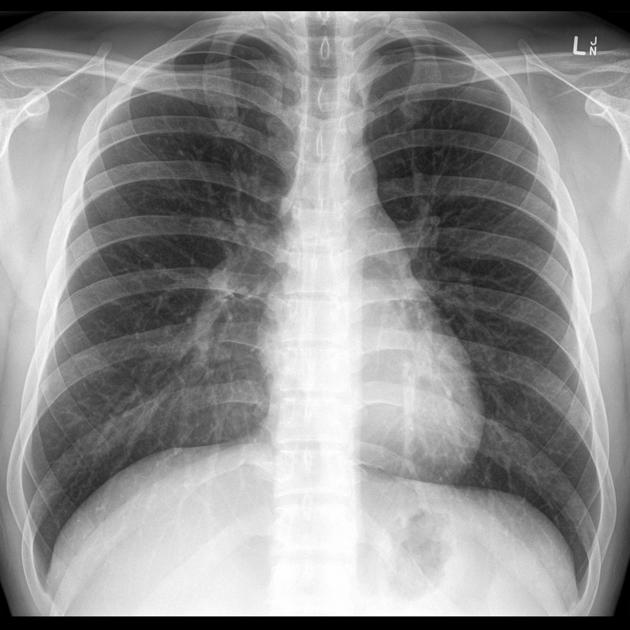
#> input picture PRACTICA 6/TORAX 1.jpg, 630 x 630 px
$ jupyter execute P6_LABPDI.ipynb
#> lines starting #> are read from the running program, lines starting #| are printed output that depends on the picture
<a href="https://colab.research.google.com/github/xXErick9087Xx/LABORATORIO_PDI_FIME/blob/main/PRACTICA%206/P6_LABPDI.ipynb" target="_parent"></a>

[cell 1]
import cv2
import numpy as np
import matplotlib.pyplot as plt
from google.colab import files

# ==============================
# Cargar imágenes
# ==============================
print("Sube la primera imagen")
uploaded1 = files.upload()
#> the answer given: TORAX 1.jpg
img1_name = list(uploaded1.keys())[0]

print("Sube la segunda imagen")
uploaded2 = files.upload()
#> the answer given: TORAX 2.JPG
img2_name = list(uploaded2.keys())[0]

img1 = cv2.imread(img1_name)
#> img1 is the input picture: shape (630, 630, 3); min 0, max 255, mean 141.9
img2 = cv2.imread(img2_name)
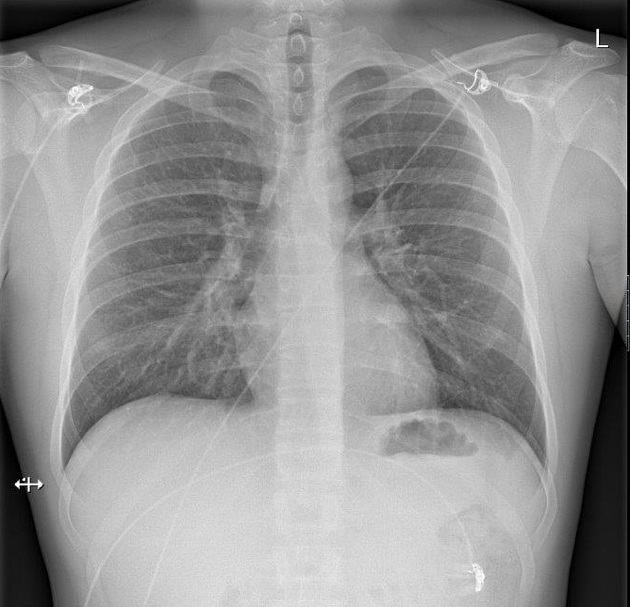
#> input picture PRACTICA 6/TORAX 2.JPG, 630 x 607 px
#> img2 is the input picture: shape (607, 630, 3); mean B, G, R 147.1, 147.1, 147.1

# ==============================
# Convertir a escala de grises
# ==============================
img1_gray = cv2.cvtColor(img1, cv2.COLOR_BGR2GRAY)
img2_gray = cv2.cvtColor(img2, cv2.COLOR_BGR2GRAY)

# ==============================
# Ajustar tamaño si son diferentes
# ==============================
if img1_gray.shape != img2_gray.shape:
    print("Ajustando tamaño de la segunda imagen...")
    img2_gray = cv2.resize(img2_gray, (img1_gray.shape[1], img1_gray.shape[0]))
#> img2_gray: shape (630, 630)

# ==============================
# Suma ponderada
# ==============================
alpha = 0.7  # peso imagen 1
beta = 0.3   # peso imagen 2

suma_ponderada = cv2.addWeighted(img1_gray, alpha, img2_gray, beta, 0)
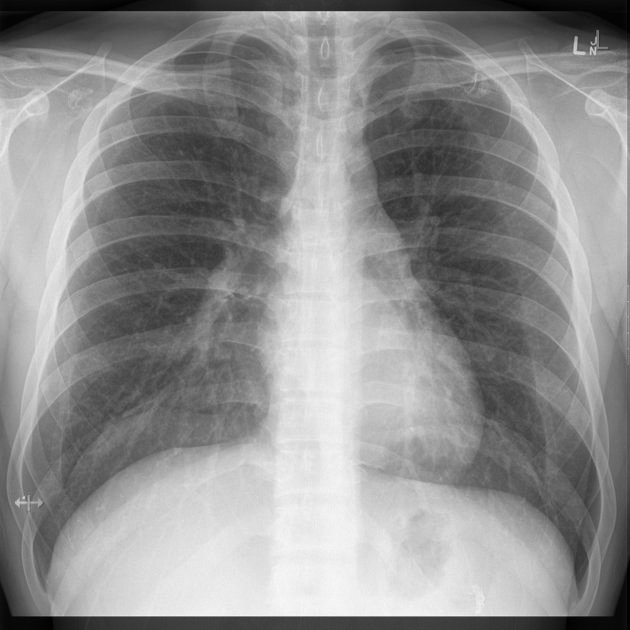
#> suma_ponderada: shape (630, 630); min 0, max 247, mean 143.4

# ==============================
# Suma promedio
# ==============================
suma_promedio = ((img1_gray.astype(np.float32) + img2_gray.astype(np.float32)) / 2).astype(np.uint8)
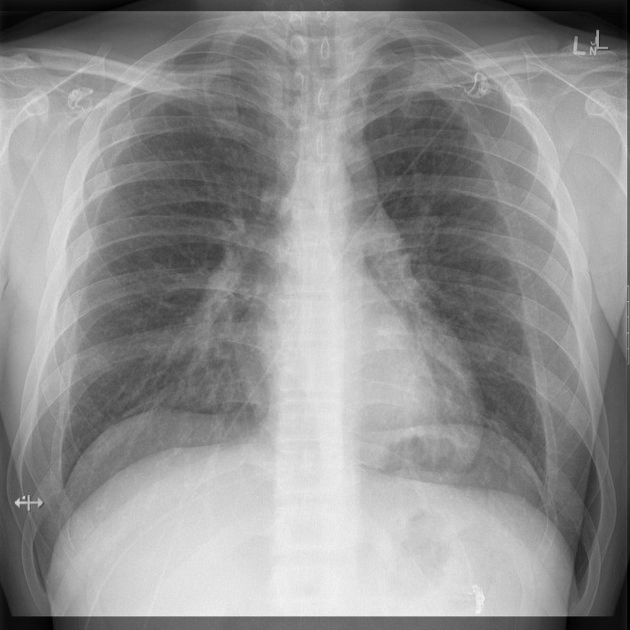
#> suma_promedio: shape (630, 630); min 0, max 243, mean 144.2

# ==============================
# Mostrar resultados
# ==============================
plt.figure(figsize=(12,8))

plt.subplot(2,2,1)
plt.imshow(img1_gray, cmap='gray')
plt.title('Imagen 1')
plt.axis('off')

plt.subplot(2,2,2)
plt.imshow(img2_gray, cmap='gray')
plt.title('Imagen 2')
plt.axis('off')

plt.subplot(2,2,3)
plt.imshow(suma_ponderada, cmap='gray')
plt.title(f'Suma ponderada (α={alpha}, β={beta})')
plt.axis('off')

plt.subplot(2,2,4)
plt.imshow(suma_promedio, cmap='gray')
plt.title('Suma promedio')
plt.axis('off')

plt.tight_layout()
plt.show()
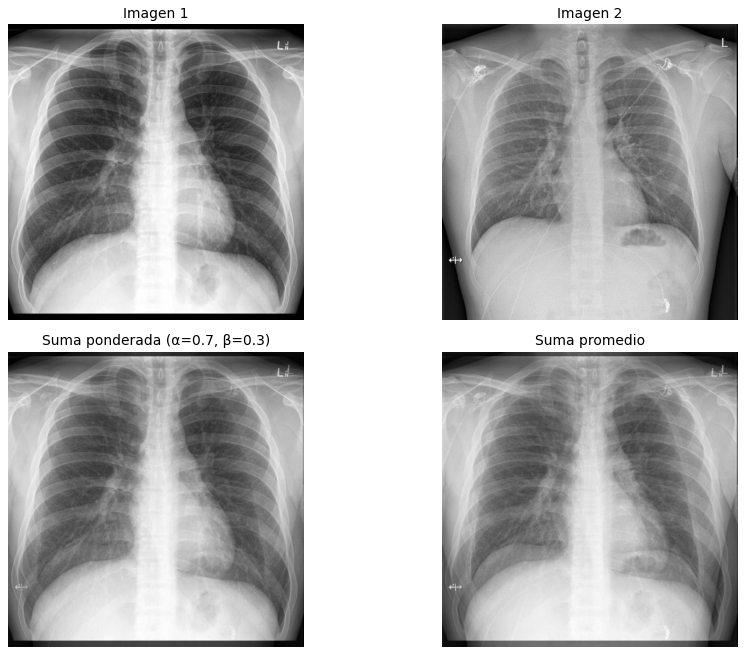
#> figure drawn by matplotlib, 4 panels

[cell 2]
import cv2
import numpy as np
import matplotlib.pyplot as plt
from google.colab import files

# ==============================
# Cargar imágenes
# ==============================
print("Sube la primera imagen")
uploaded1 = files.upload()
#> the answer given: TORAX 2.JPG
img1_name = list(uploaded1.keys())[0]

print("Sube la segunda imagen")
uploaded2 = files.upload()
#> the answer given: TORAX 2.JPG
img2_name = list(uploaded2.keys())[0]

img1 = cv2.imread(img1_name)
img2 = cv2.imread(img2_name)

# ==============================
# Convertir a escala de grises
# ==============================
img1_gray = cv2.cvtColor(img1, cv2.COLOR_BGR2GRAY)
img2_gray = cv2.cvtColor(img2, cv2.COLOR_BGR2GRAY)

# ==============================
# Ajustar tamaño si es necesario
# ==============================
if img1_gray.shape != img2_gray.shape:
    print("Ajustando tamaño de la segunda imagen...")
    img2_gray = cv2.resize(img2_gray, (img1_gray.shape[1], img1_gray.shape[0]))

# ==============================
# Resta directa
# ==============================
resta_directa = img1_gray.astype(np.int16) - img2_gray.astype(np.int16)
#> resta_directa: shape (607, 630) int16; every value is 0

# Normalizar para visualización (0-255)
resta_directa_norm = cv2.normalize(resta_directa, None, 0, 255, cv2.NORM_MINMAX)
resta_directa_norm = resta_directa_norm.astype(np.uint8)
#> resta_directa_norm: shape (607, 630); every value is 0

# ==============================
# Resta con valor absoluto
# ==============================
resta_abs = cv2.absdiff(img1_gray, img2_gray)

# ==============================
# Mostrar resultados
# ==============================
plt.figure(figsize=(12,8))

plt.subplot(2,2,1)
plt.imshow(img1_gray, cmap='gray')
plt.title('Imagen 1')
plt.axis('off')

plt.subplot(2,2,2)
plt.imshow(img2_gray, cmap='gray')
plt.title('Imagen 2')
plt.axis('off')

plt.subplot(2,2,3)
plt.imshow(resta_directa_norm, cmap='gray')
plt.title('Resta directa (normalizada)')
plt.axis('off')

plt.subplot(2,2,4)
plt.imshow(resta_abs, cmap='gray')
plt.title('Resta absoluta (cv2.absdiff)')
plt.axis('off')

plt.tight_layout()
plt.show()

[cell 3]
import cv2
import numpy as np
import matplotlib.pyplot as plt
from google.colab import files

# ==============================
# Cargar imágenes
# ==============================
print("Sube la primera imagen")
uploaded1 = files.upload()
#> the answer given: TORAX 2.JPG
img1_name = list(uploaded1.keys())[0]

print("Sube la segunda imagen")
uploaded2 = files.upload()
#> the answer given: TORAX 2.JPG
img2_name = list(uploaded2.keys())[0]

img1 = cv2.imread(img1_name)
img2 = cv2.imread(img2_name)

# ==============================
# Convertir a escala de grises
# ==============================
img1_gray = cv2.cvtColor(img1, cv2.COLOR_BGR2GRAY)
img2_gray = cv2.cvtColor(img2, cv2.COLOR_BGR2GRAY)

# ==============================
# Factores de multiplicación
# ==============================
factores = [0.5, 1.0, 1.5]


def aplicar_factor(img, factor):
#> called with factor = 0.5
    resultado = img.astype(np.float32) * factor
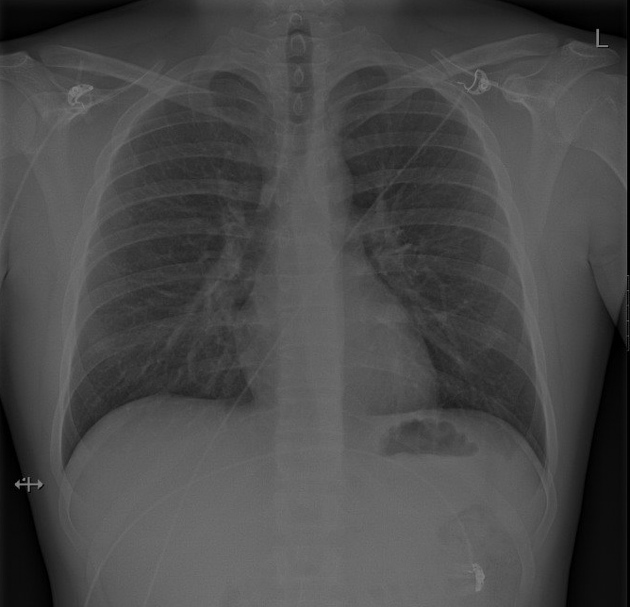
#> resultado: shape (607, 630) float32; min 0, max 127.5, mean 73.5
    resultado = np.clip(resultado, 0, 255)
    return resultado.astype(np.uint8)


img1_mod = [aplicar_factor(img1_gray, f) for f in factores]
#> call 3 of aplicar_factor, with factor = 1.5
#> in aplicar_factor (call 3), `resultado = np.clip(resultado, 0, 255)`:
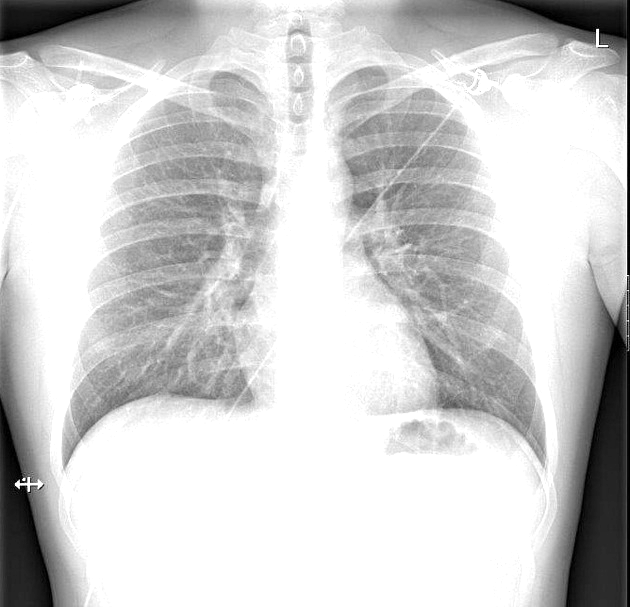
#> resultado: shape (607, 630) float32; min 0, max 255, mean 206.3
#> img1_mod = 3 items
img2_mod = [aplicar_factor(img2_gray, f) for f in factores]
#> img2_mod = 3 items

# ==============================
# Mostrar resultados
# ==============================
plt.figure(figsize=(12,8))

# Imagen 1
plt.subplot(2,4,1)
plt.imshow(img1_gray, cmap='gray')
plt.title('Img1 Original')
plt.axis('off')

for i, f in enumerate(factores):
    plt.subplot(2,4,i+2)
    plt.imshow(img1_mod[i], cmap='gray')
    plt.title(f'Img1 x {f}')
    plt.axis('off')

# Imagen 2
plt.subplot(2,4,5)
plt.imshow(img2_gray, cmap='gray')
plt.title('Img2 Original')
plt.axis('off')

for i, f in enumerate(factores):
    plt.subplot(2,4,i+6)
    plt.imshow(img2_mod[i], cmap='gray')
    plt.title(f'Img2 x {f}')
    plt.axis('off')

plt.tight_layout()
plt.show()

[cell 4]
import cv2
import numpy as np
import matplotlib.pyplot as plt
from google.colab import files

# ==============================
# Cargar imágenes
# ==============================
print("Sube la primera imagen")
uploaded1 = files.upload()
#> the answer given: TORAX 2.JPG
img1_name = list(uploaded1.keys())[0]

print("Sube la segunda imagen")
uploaded2 = files.upload()
#> the answer given: TORAX 2.JPG
img2_name = list(uploaded2.keys())[0]

img1 = cv2.imread(img1_name)
img2 = cv2.imread(img2_name)

# ==============================
# Convertir a escala de grises
# ==============================
img1_gray = cv2.cvtColor(img1, cv2.COLOR_BGR2GRAY)
img2_gray = cv2.cvtColor(img2, cv2.COLOR_BGR2GRAY)

# ==============================
# Ajustar tamaño si es necesario
# ==============================
if img1_gray.shape != img2_gray.shape:
    print("Ajustando tamaño de la segunda imagen...")
    img2_gray = cv2.resize(img2_gray, (img1_gray.shape[1], img1_gray.shape[0]))

# ==============================
# Multiplicación píxel a píxel
# ==============================
# Convertir a float para evitar overflow
img1_float = img1_gray.astype(np.float32)
img2_float = img2_gray.astype(np.float32)

multiplicacion = img1_float * img2_float
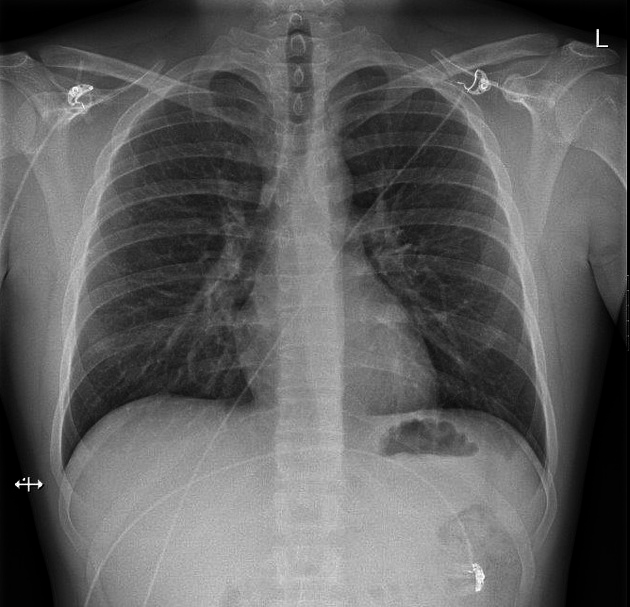
#> multiplicacion: shape (607, 630) float32; min 0, max 65025, mean 24286.5; drawn with min black and max white

multiplicacion_norm = cv2.normalize(multiplicacion, None, 0, 255, cv2.NORM_MINMAX)
multiplicacion_norm = multiplicacion_norm.astype(np.uint8)

# ==============================
# Mostrar resultados
# ==============================
plt.figure(figsize=(10,6))

plt.subplot(1,3,1)
plt.imshow(img1_gray, cmap='gray')
plt.title('Imagen 1')
plt.axis('off')

plt.subplot(1,3,2)
plt.imshow(img2_gray, cmap='gray')
plt.title('Imagen 2')
plt.axis('off')

plt.subplot(1,3,3)
plt.imshow(multiplicacion_norm, cmap='gray')
plt.title('Multiplicación píxel a píxel')
plt.axis('off')

plt.tight_layout()
plt.show()

[cell 5]
import cv2
import numpy as np
import matplotlib.pyplot as plt
from google.colab import files

# ==============================
# Cargar imagen
# ==============================
print("Sube la imagen médica con bajo contraste")
uploaded = files.upload()
#> the answer given: TORAX 2.JPG
img_name = list(uploaded.keys())[0]

img = cv2.imread(img_name)

img_gray = cv2.cvtColor(img, cv2.COLOR_BGR2GRAY)

# ==============================
# Histograma original
# ==============================
hist_original = cv2.calcHist([img_gray], [0], None, [256], [0,256])
#> hist_original = 256 values, max 3457 at index 175, min 6 at index 247, mean 1493.8

# ==============================
# Ecualización de histograma
# ==============================
img_eq = cv2.equalizeHist(img_gray)
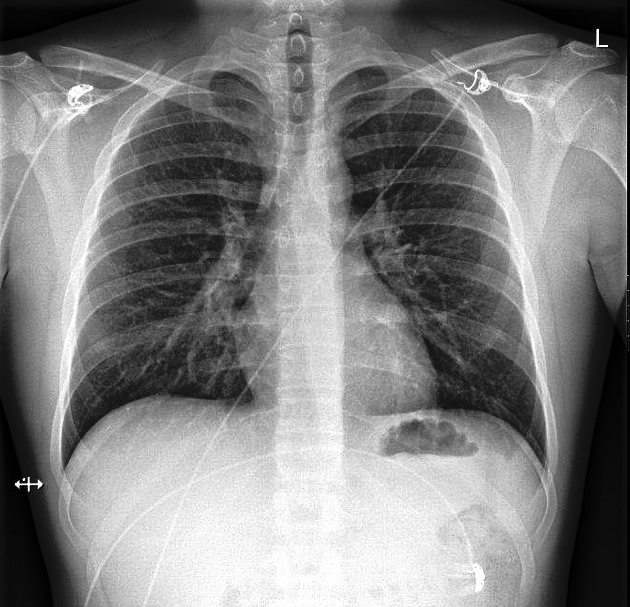
#> img_eq: shape (607, 630); min 0, max 255, mean 128

hist_eq = cv2.calcHist([img_eq], [0], None, [256], [0,256])
#> hist_eq = 256 values, max 3457 at index 165, min 0 at index 40, mean 1493.8

# ==============================
# Mostrar resultados
# ==============================
plt.figure(figsize=(12,8))

plt.subplot(2,2,1)
plt.imshow(img_gray, cmap='gray')
plt.title('Imagen Original')
plt.axis('off')

plt.subplot(2,2,2)
plt.plot(hist_original)
plt.title('Histograma Original')

plt.subplot(2,2,3)
plt.imshow(img_eq, cmap='gray')
plt.title('Imagen Ecualizada')
plt.axis('off')

plt.subplot(2,2,4)
plt.plot(hist_eq)
plt.title('Histograma Ecualizado')

plt.tight_layout()
plt.show()
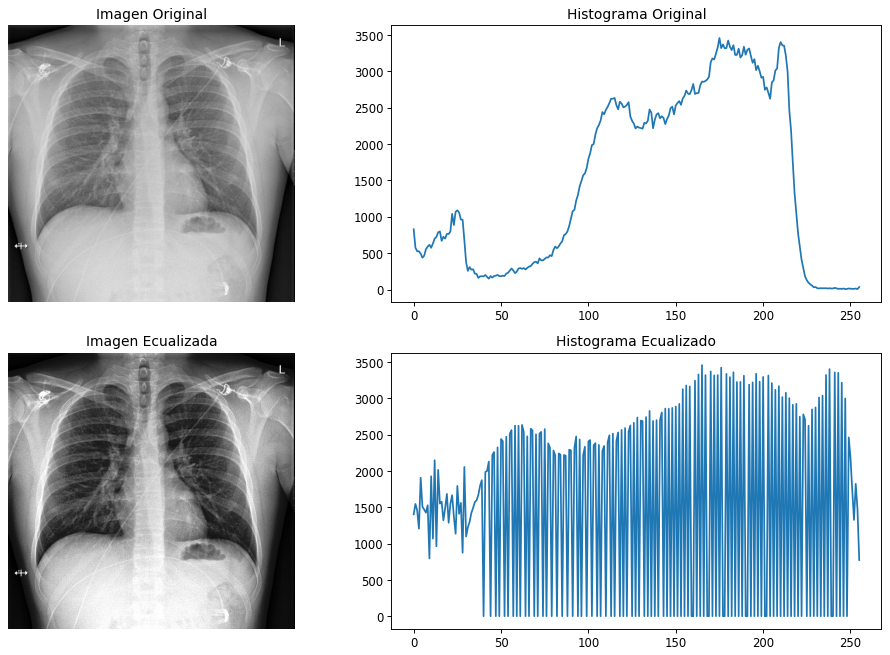
#> figure drawn by matplotlib, 4 panels; panel 2: curve peaks at x = 175, y = 3457; panel 4: curve peaks at x = 165, y = 3457
